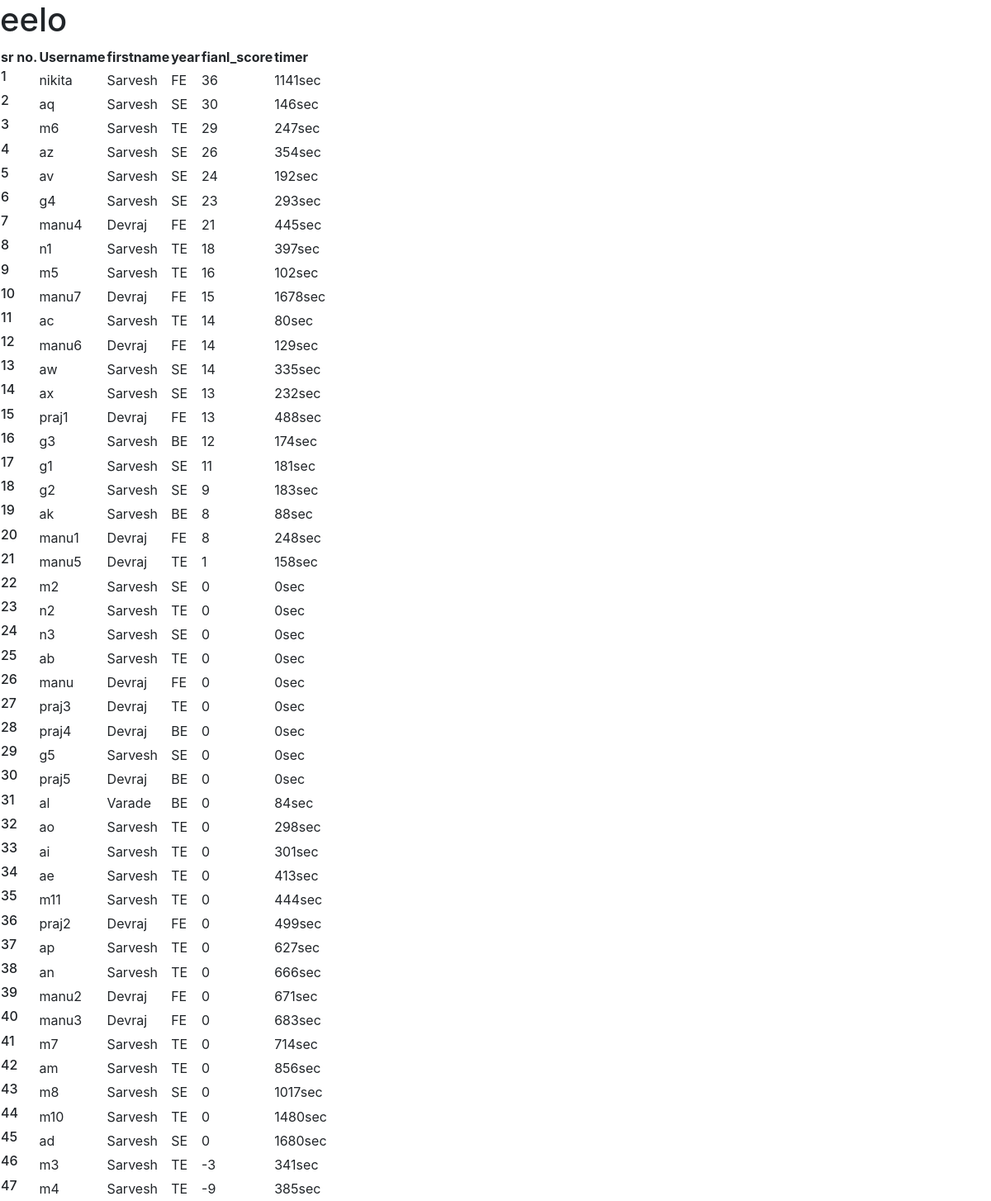
The app's page /leaderboard/, older data.
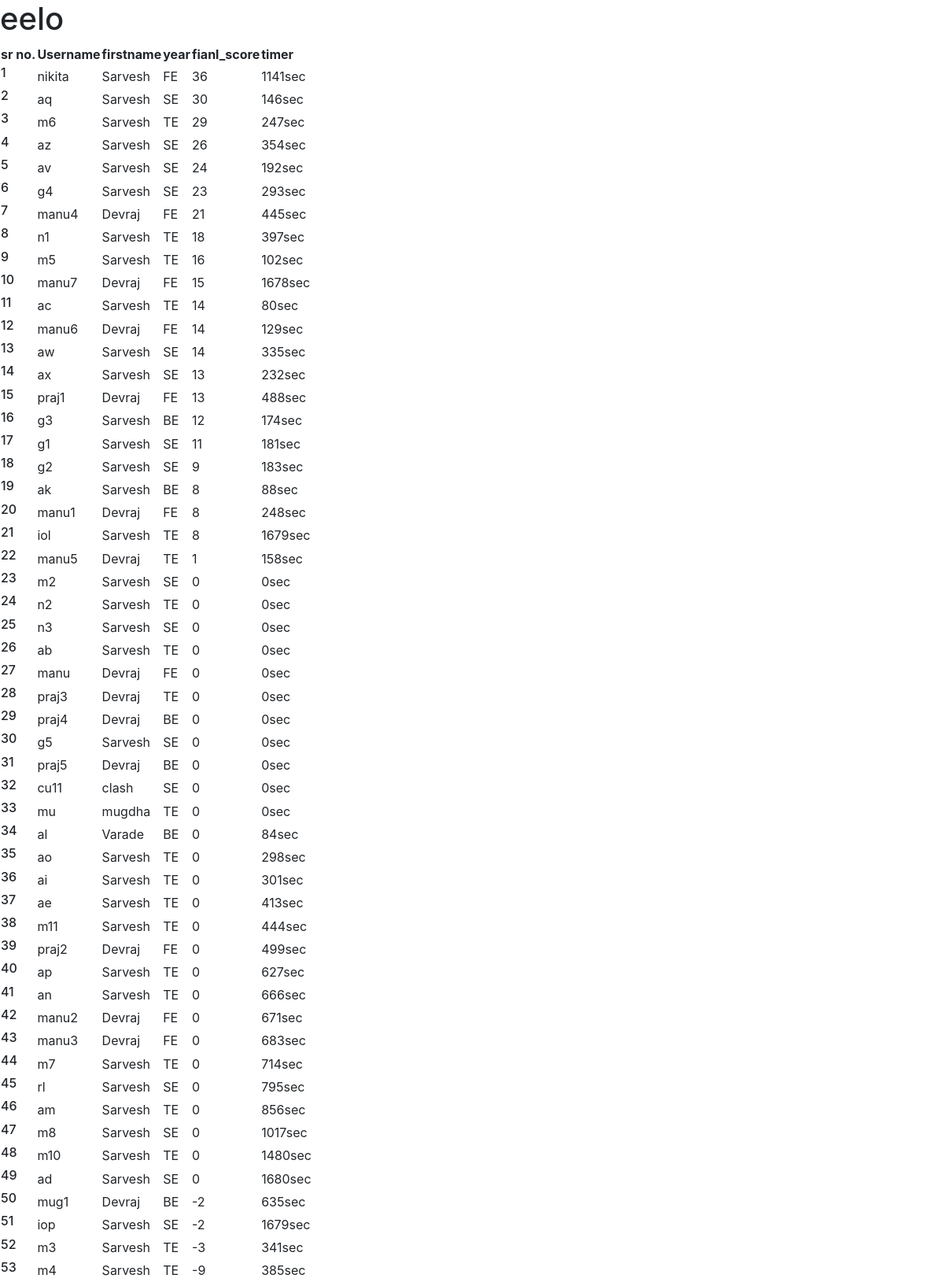
The same page, newer data.
### Quiz/models.py (models this page shows, shortened)
class extendeduser(models.Model):
    number = models.CharField(max_length=20,null=True,default="")
    year = models.CharField(max_length=20, choices=YEAR_CHOICE,null=True,default="")
    user = models.OneToOneField(User,null=True,on_delete=models.CASCADE)
    final_score = models.IntegerField(default=0)
    marking_positive=models.IntegerField(default=4)
    marking_negative=models.IntegerField(default=-2)
    number_of_submits=models.IntegerField(default=0)
    random_ques = models.TextField(null=True)
    active = models.BooleanField(default=True)
    time_counter=models.IntegerField(null=True,default=0)
    time_rz_counter=models.IntegerField(null=True,default=0)
    time_speed = models.IntegerField(null=True,default=1000)
    red_zone_active = models.BooleanField(default=False)
    correct_ques = models.IntegerField(default=0)
    num_of_lifeline = models.IntegerField(default =0)
    prev_que_correct = models.BooleanField(default=False)
    questions_alloted = models.BooleanField(default=False)
    level = models.CharField(max_length=20,default="1")
    tab = models.IntegerField(default=25)
    redzone_skipped = models.BooleanField(default=False)
    login_time = models.DateTimeField(null=True)

### Quiz/views.py (the view)
# urls.py: path('leaderboard/',views.leaderboard,name='leaderboard'),
def leaderboard(request):
        profiles = extendeduser.objects.all()
        profiles = extendeduser.objects.order_by('-final_score','time_counter')
        context = {'profile': profiles , 'user':request.user}
        return  render(request,'Quiz/leaderboard.html',context)

### Quiz/templates/Quiz/leaderboard.html
{% extends 'Quiz/layout.html' %}
{% block content %}
<h1>eelo</h1>
<table class="rwd-table">
    <tbody>
        <tr>
            <th>sr no.</th>
            <th>Username</th>
            <th>firstname</th>
            <th>year</th>
            <th>fianl_score</th>
            <th>timer</th>
        </tr>
            {% for profil in profile %}
            <tr>
                <td data-th="sr no.">
                    <h6>{{ forloop.counter }}</h6>
                </td>
                <td data-th="Supplier username">
                    {{profil.user.username}}
                </td>
                <td data-th="Supplier username">
                    {{profil.user.first_name}}
                <td data-th="year">
                    {{profil.year}}
                </td>
                <td data-th="fianl_score">
                    {{profil.final_score}}
                </td>
                <td data-th="time">
                    {{profil.time_counter}}sec
                </td>
            </tr>
            {% endfor %}
    </tbody>
</table>
{% endblock content %}

Row changes from the older to the newer data that the page shows:
added extendeduser: user.username "iol", user.first_name "Sarvesh", year "TE", final_score "8", time_counter "1679"
added extendeduser: user.username "cu11", user.first_name "clash", year "SE", final_score "0", time_counter "0"
added extendeduser: user.username "mu", user.first_name "mugdha", year "TE", final_score "0", time_counter "0"
added extendeduser: user.username "rl", user.first_name "Sarvesh", year "SE", final_score "0", time_counter "795"
added extendeduser: user.username "mug1", user.first_name "Devraj", year "BE", final_score "-2", time_counter "635"
added extendeduser: user.username "iop", user.first_name "Sarvesh", year "SE", final_score "-2", time_counter "1679"
